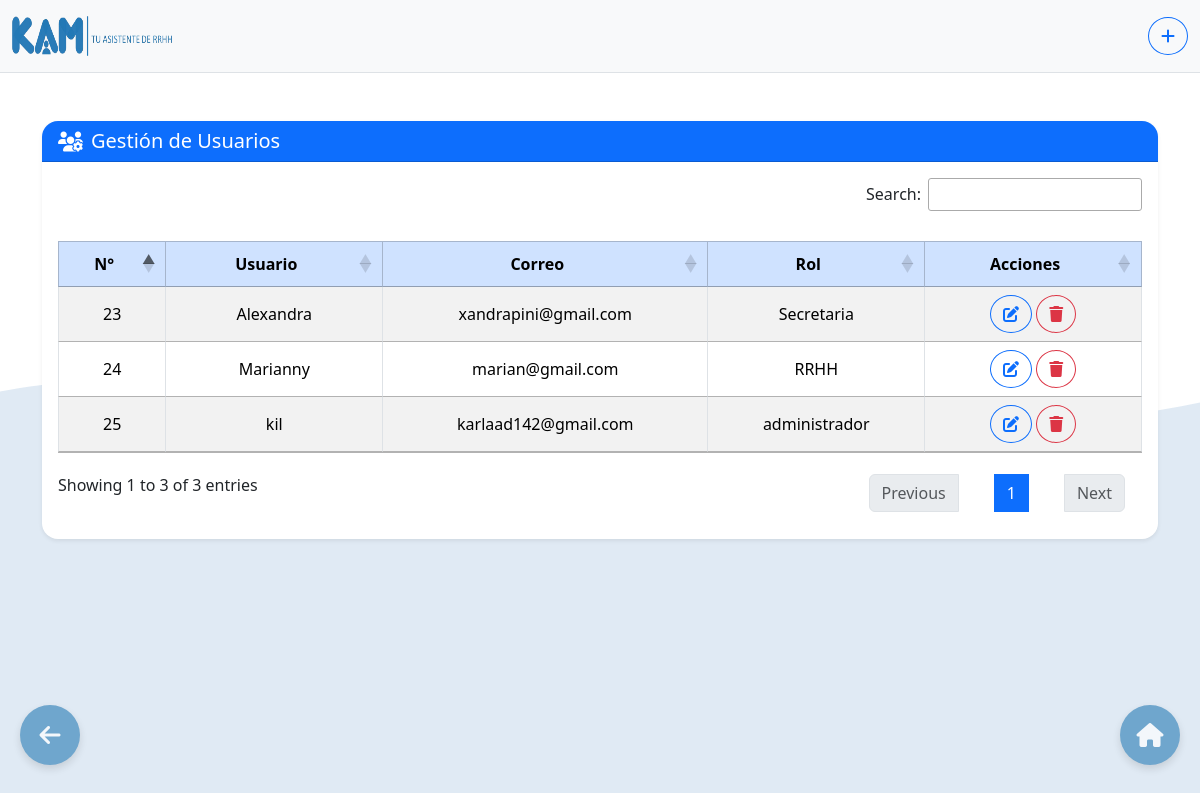
The app's page /Configuracion.php (signed in), older data.
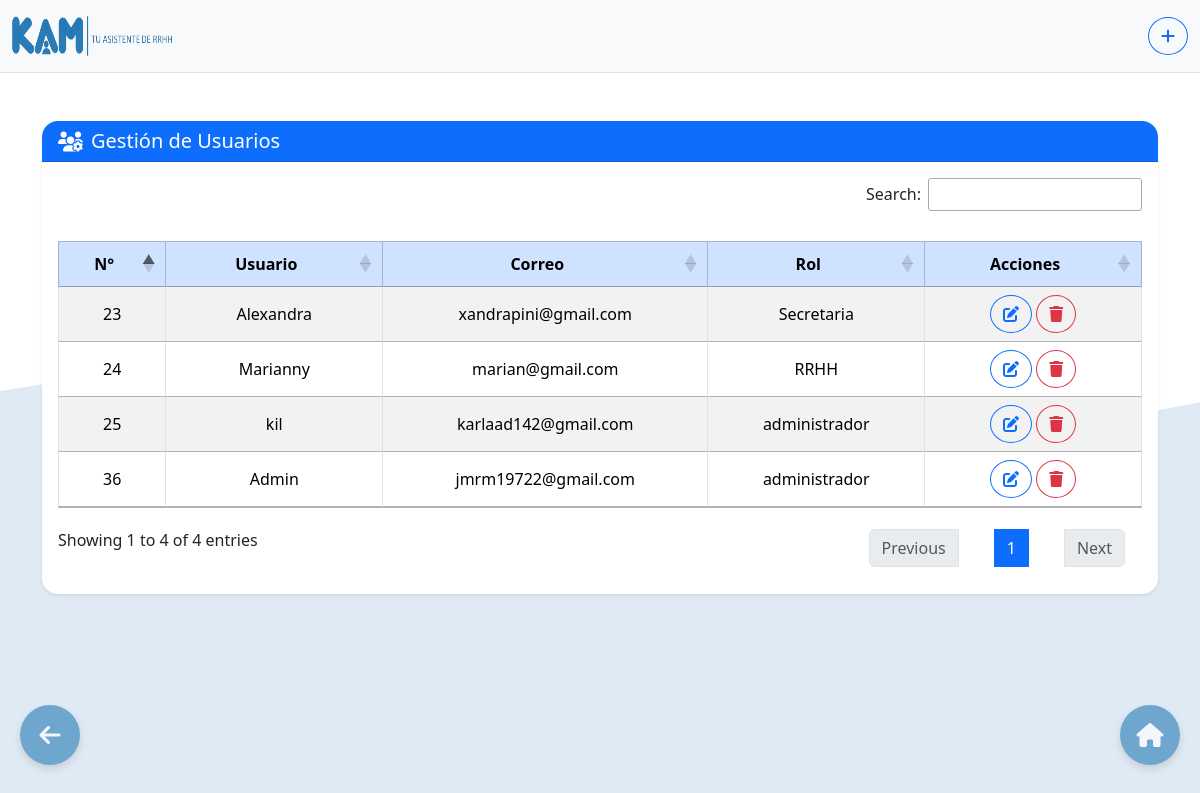
The same page, newer data.
### tables this page shows
CREATE TABLE `usuarios` (
  `id` int(11) NOT NULL,
  `usuario` varchar(50) NOT NULL,
  `nivel_usuario` varchar(50) NOT NULL,
  `correo` varchar(100) NOT NULL,
  `contrasena` varchar(255) NOT NULL,
  `token_recuperacion` varchar(64) DEFAULT NULL,
  `expiracion_token` datetime DEFAULT NULL
);

### Configuracion.php (the view, shortened to what this page needs)
<!DOCTYPE html>
<html>
       <head>
        <link rel="stylesheet" href="https://cdn.jsdelivr.net/npm/sweetalert2@11/dist/sweetalert2.min.css">
        <link href="https://cdn.jsdelivr.net/npm/bootstrap@5.3.2/dist/css/bootstrap.min.css" rel="stylesheet">
        <link rel="stylesheet" type="text/css" href="https://cdn.datatables.net/1.11.5/css/jquery.dataTables.css">
        <link rel="stylesheet" href="https://cdnjs.cloudflare.com/ajax/libs/font-awesome/6.5.0/css/all.min.css">
        <link rel="stylesheet" href="https://cdn.datatables.net/1.13.6/css/dataTables.bootstrap5.min.css">
        <link rel="stylesheet" href="Assets/CSS/Reportes.css">
    </head>
<body>
  <div class="container-fluid py-3 border-bottom">
    <div class="d-flex align-items-center justify-content-between flex-wrap">
      <div class="d-flex align-items-center gap-2">
        <img src="Assets/Images/KAM.png" alt="Logo" width="160" height="40">
      </div>
      <div class="text-end">
        <button type="button" class="btn btn-outline-primary rounded-circle" title="Agregar Usuario" id="btnAbrirModal">
          <i class="fas fa-plus"></i>
        </button>
      </div>
  </div>
</div>
<div class="container my-5">
  <div class="card shadow-sm border-0 rounded-4">
    <div class="card-header bg-primary text-white rounded-top-4 d-flex align-items-center">
      <i class="fas fa-users-cog fa-lg me-2"></i>
      <h5 class="mb-0">Gestión de Usuarios</h5>
    </div>
    <div class="card-body rounded-bottom-4">
      <div class="table-responsive">
        <table id="dataTable" class="table table-striped table-bordered align-middle text-center mb-0 w-100">
          <thead class="table-primary">
            <tr>
              <th style="width: 10%" class="text-center">N°</th>
              <th style="width: 20%" class="text-center">Usuario</th>
              <th style="width: 30%" class="text-center">Correo</th>
              <th style="width: 20%" class="text-center">Rol</th>
              <th style="width: 20%" class="text-center">Acciones</th>
            </tr>
          </thead>
          <tbody>
            <?php
            try {
              $conn = new PDO("mysql:host=localhost;dbname=base_kam;charset=utf8", "root", "");
              $conn->setAttribute(PDO::ATTR_ERRMODE, PDO::ERRMODE_EXCEPTION);
              $sql = "SELECT id, usuario, correo, nivel_usuario FROM usuarios";
              $stmt = $conn->prepare($sql);
              $stmt->execute();
              $usuarios = $stmt->fetchAll(PDO::FETCH_ASSOC);
              foreach ($usuarios as $user) {
                echo "<tr>
                        <td>{$user['id']}</td>
                        <td>{$user['usuario']}</td>
                        <td>{$user['correo']}</td>
                        <td>{$user['nivel_usuario']}</td>
                        <td>
                          <a href='?editar_id={$user['id']}' class='btn btn-outline-primary rounded-circle' title='Editar'>
                            <i class='fas fa-edit'></i>
                          </a>
                          <a href='?eliminar={$user['id']}' onclick='return confirmarEliminar(event)' class='btn btn-outline-danger rounded-circle' title='Eliminar'>
                            <i class='fas fa-trash'></i>
                          </a>
                        </td>
                      </tr>";
              }
            } catch (PDOException $e) {
              echo "<tr><td colspan='5'>Error al cargar usuarios: {$e->getMessage()}</td></tr>";
            }
            ?>
          </tbody>
        </table>
      </div>
    </div>
  </div>
</div>
  <a href="Inicio.php">
    <div class="floating-button right-button">
      <i class="fas fa-house fa-xl text-white"></i>
    </div>
  </a>
  <a href="Mantenibilidad.php">
    <div class="floating-button left-button">
      <i class="fas fa-arrow-left fa-xl text-white"></i>
    </div>
  </a>
<link rel="stylesheet" href="https://cdn.datatables.net/1.13.6/css/dataTables.bootstrap5.min.css">
</body>
</html>

### Assets/CSS/Reportes.css (style rules this page uses)
.container-fluid { position: relative; z-index: 2; background-color: #f8f9fa; backdrop-filter: none; }

### Configuracion.php (style rules this page uses)
.floating-button { background-color: #2378b2; opacity: 0.6; border: none; border-radius: 50%; width: 60px; height: 60px; position: fixed; bottom: 35px; cursor: pointer; display: flex; justify-content: center; align-items: center; box-shadow: 0 4px 8px rgba(0, 0, 0, 0.2); transition: opacity 0.3s ease; z-index: 10; }
.right-button { right: 20px; }
.left-button { left: 20px; }

Row changes from the older to the newer data that the page shows:
added usuarios: id "36", usuario "Admin", correo "jmrm19722@gmail.com", nivel_usuario "administrador"
Text that changed along with them:
text written by a page script: "Search: Showing 1 to 3 of 3 entries Previous 1 Next" → "Search: Showing 1 to 4 of 4 entries Previous 1 Next"
